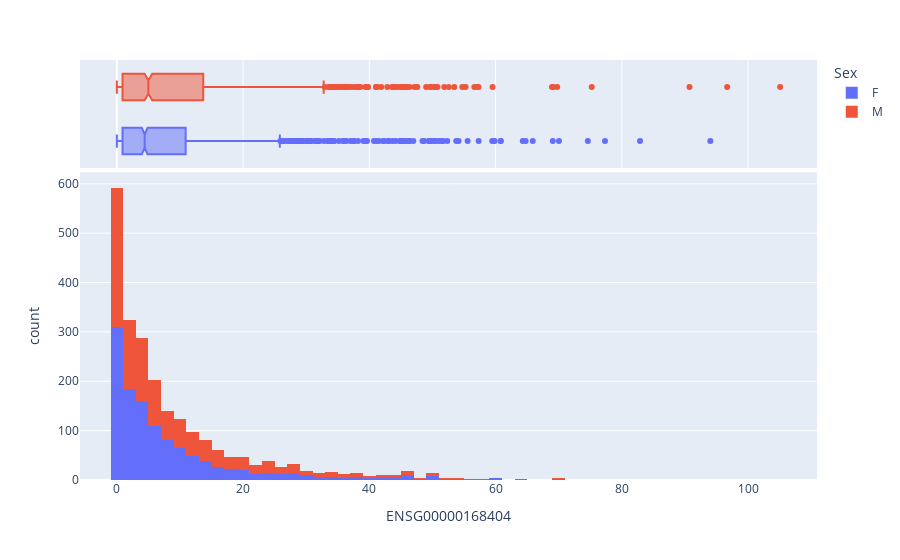

Write notebook code for a chart like this one.
### Code cell
import plotly.express as px
fig = px.histogram(df_genes_labels, x=column_gene_name,  color="Sex", marginal="box")
fig.show()

### Figure 1 — Plotly figure (JSON) as saved in the notebook; plotly's stock layout.template omitted (floating-point values rounded to 4 significant figures; data arrays with more than 128 entries replaced by an {"elided": "..."} marker saying what was removed)
{"data": [{"alignmentgroup": "True", "bingroup": "x", "hovertemplate": "Sex=F<br>ENSG00000168404=%{x}<br>count=%{y}<extra></extra>", "legendgroup": "F", "marker": {"color": "#636efa", "pattern": {"shape": ""}}, "name": "F", "offsetgroup": "F", "orientation": "v", "showlegend": true, "type": "histogram", "x": {"elided": "1208 float values"}, "xaxis": "x", "yaxis": "y"}, {"alignmentgroup": "True", "hovertemplate": "Sex=F<br>ENSG00000168404=%{x}<extra></extra>", "legendgroup": "F", "marker": {"color": "#636efa"}, "name": "F", "notched": true, "offsetgroup": "F", "showlegend": false, "type": "box", "x": {"elided": "1208 float values"}, "xaxis": "x2", "yaxis": "y2"}, {"alignmentgroup": "True", "bingroup": "x", "hovertemplate": "Sex=M<br>ENSG00000168404=%{x}<br>count=%{y}<extra></extra>", "legendgroup": "M", "marker": {"color": "#EF553B", "pattern": {"shape": ""}}, "name": "M", "offsetgroup": "M", "orientation": "v", "showlegend": true, "type": "histogram", "x": {"elided": "1099 float values"}, "xaxis": "x", "yaxis": "y"}, {"alignmentgroup": "True", "hovertemplate": "Sex=M<br>ENSG00000168404=%{x}<extra></extra>", "legendgroup": "M", "marker": {"color": "#EF553B"}, "name": "M", "notched": true, "offsetgroup": "M", "showlegend": false, "type": "box", "x": {"elided": "1099 float values"}, "xaxis": "x2", "yaxis": "y2"}], "layout": {"barmode": "relative", "legend": {"title": {"text": "Sex"}, "tracegroupgap": 0}, "margin": {"t": 60}, "xaxis": {"anchor": "y", "domain": [0, 1], "title": {"text": "ENSG00000168404"}}, "xaxis2": {"anchor": "y2", "domain": [0, 1], "matches": "x", "showgrid": true, "showticklabels": false}, "yaxis": {"anchor": "x", "domain": [0, 0.7326], "title": {"text": "count"}}, "yaxis2": {"anchor": "x2", "domain": [0.7426, 1], "matches": "y2", "showgrid": false, "showline": false, "showticklabels": false, "ticks": ""}}}
